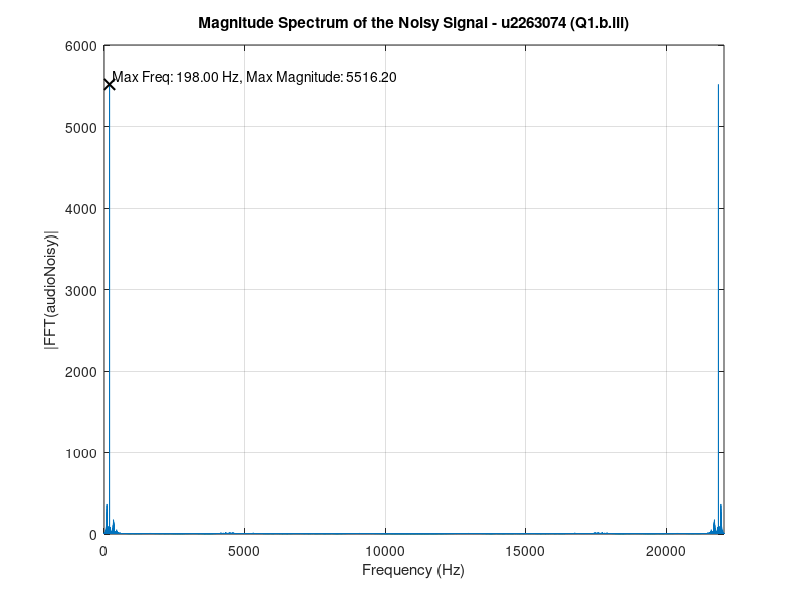

This figure's MATLAB source: (Note: this script raises an error after producing the figure.)
function Answers = uXXXXXXX_lab()
%% ES3C5 lab submission template v1.0
%
% Please DO NOT change this header
% Please DO NOT change any code in this top-level function
% Please DO NOT change function or subfunction arguments (Input OR Output)
% DO Change function name above to u<ID>_lab(), where <ID> is your student #

% ES3C5 / ES98G 2024-2025 Lab Assignment
% Module Leader: Viji Ahanathapillai
% Modify the SUBFUNCTIONS below with the code needed to determine or
% demonstrate the answers requested.

% See the Briefing Sheet for full instructions.

% Initialise answer structure
Answers = [];

%% Template call (dummy)
Q0();

%% Remaining Calls
Answers.Q1 = Q1Fun();
Answers.Q2 = Q2Fun();
Answers.Q3 = Q3Fun();

end

%% Template Question on hypotenuse length
% This subfunction is a sample to demonstrate what is expected for comments
function c0 = Q0()
% Please DO NOT change function arguments (input OR output)
% Assign answer to c0 (double value)

% Define triangle lengths
a0 = 2; % 1st side
b0 = 1; % 2nd side

% Find length of hypothenuse
c0 = sqrt(a0^2 + b0^2); % Pythagorean theorem to find 3rd side

end

%%
%%%%%%%%%%%%%%%%%%% Start Modifying Below %%%%%%%%%%%%%%%%%%%%%%%%%%%%%%%%


%% Q1 Audio Signal Processing
% Figures created must be labelled and copied to u<ID>_lab.docx
function Q1 = Q1Fun()
% Please DO NOT change function arguments above (input OR output)
% You must call a plotting function but you can label it manually.

    % Initialising outputs to guarantee they exist (unless you delete them)
    % Please DO NOT modify or move the code below
  

    Q1.audioInput =[];% Q1 part (a)
    Q1.audioNoisy = []; % Q1 part (b)
    Q1.FFTNoisy = []; % Q1 part (b)

    Q1.h = []; % Q1 part (c)
    Q1.filteredAudio = []; % Q1 part (c)

    Q1.audioChorus = []; % Q1 part (d)
    % Please DO NOT modify or move the code above
    
    %% Start your Q1 code here
    % DO NOT REMOVE OR MOVE THIS IF STATEMENT
    % WRITE YOUR CODE INSIDE THIS IF STATEMENT
    if exist('u2263074_lab_Audio.mat', 'file') == 2 ... % Update with your student ID
        && exist('u2263074_lab_signals.mat', 'file') == 2 % Update with your student ID

        load('u2263074_lab_Audio.mat', 'audioRaw') % Update with your student ID
        load('u2263074_lab_signals.mat', 'n1') % Update with your student ID
        %%
        % Q1 part (a)
        Q1.audioInput =audioRaw;
        %%
        % Q1 part (b)
        % i)
        % Add noise to the clean signal
        Q1.audioNoisy = audioRaw + n1;
        
        % ii)
        % Calculate the FFT of the noisy signal
        Q1.FFTNoisy = fft(Q1.audioNoisy);
        
        % iii)
        % Define Sampling Frequency in Hz
        fs = 22050;
        
        % Compute the frequency vector
        N = length(Q1.audioNoisy); % Number of samples
        frequencies = (0:N-1)*(fs/N); % Frequency vector in Hz
        
        % Compute magnitude of the FFT
        magnitudeFFT = abs(Q1.FFTNoisy);
        
        % Plot the magnitude of the FFT
        figure;
        plot(frequencies, magnitudeFFT);
        xlim([0, 22050]); % Set frequency range to [0, 22050) Hz
        title('Magnitude Spectrum of the Noisy Signal - u2263074 (Q1.b.iii)');
        xlabel('Frequency (Hz)');
        ylabel('|FFT(audioNoisy)|');
        grid on;
        
        % iv)
        % Find the index of the largest frequency component
        [~, maxIndex] = max(magnitudeFFT);
        maxFrequency = frequencies(maxIndex); % Frequency corresponding to the max magnitude
        maxMagnitude = magnitudeFFT(maxIndex); % Magnitude at the max frequency
        
        % Annotate the plot with the largest frequency component and its magnitude
        text(maxFrequency, maxMagnitude, sprintf(' Max Freq: %.2f Hz, Max Magnitude: %.2f', maxFrequency, maxMagnitude), ...
            'VerticalAlignment', 'bottom', 'HorizontalAlignment', 'left', 'Color', 'black', 'FontSize', 10);
        hold on;
        plot(maxFrequency, maxMagnitude, 'kx', 'MarkerSize', 8, 'LineWidth', 1.5);
        hold off;
        %%
        %Q1 part(c)
        
        % ii)
        % Define stopband
        stopbandWidth = 40; % Stopband width (±20 Hz around the largest frequency component)
        
        % Define stopband edges
        stopbandEdge1 = maxFrequency - stopbandWidth / 2;
        stopbandEdge2 = maxFrequency + stopbandWidth / 2;
        
        % Design band-stop filter
        [~, dFilt] = bandstop(Q1.audioNoisy, [stopbandEdge1, stopbandEdge2], fs, ImpulseResponse="fir");
        
        % Compute and assign impulse response
        [Q1.h, ~] = impz(dFilt); 
        
        % iii)
        % Frequency Response Plot (Zoomed and Full Spectrum)
        [h, freqRange] = freqz(dFilt, 2 * fs, fs);

        % Full Frequency Response Plot
        figure;
        plot(freqRange, 20*log10(abs(h)), 'LineWidth', 1); % 20*log10 applied to get dB
        hold on;
        plot([stopbandEdge1, stopbandEdge1], [-138, 10], 'g--', 'LineWidth', 1.5); % Start of stopband
        plot([stopbandEdge2, stopbandEdge2], [-138, 10], 'g--', 'LineWidth', 1.5); % End of stopband
        title('Frequency Response of Band-Stop Filter - u2263074 (Q1.c.iii)');
        xlabel('Frequency (Hz)');
        ylabel('Magnitude (dB)');
        grid on;
        hold off;
        
        % Zoomed-In Frequency Response Plot
        figure;
        plot(freqRange, 20*log10(abs(h)), 'LineWidth', 1);
        hold on;
        plot([stopbandEdge1, stopbandEdge1], [-138, 10], 'g--', 'LineWidth', 1.5); % Start of stopband
        plot([stopbandEdge2, stopbandEdge2], [-138, 10], 'g--', 'LineWidth', 1.5); % End of stopband
        plot(198, -75.8037, 'ko', 'LineWidth', 1); % Maximum attenuation marker
        text(200, -70, '198 Hz', 'HorizontalAlignment', 'left'); % Add text label
        cutOffFreq1 = find(freqRange >= stopbandEdge1, 1); % Closest to stopband start
        cutOffFreq2 = find(freqRange >= stopbandEdge2, 1); % Closest to stopband end
        plot(freqRange(cutOffFreq1), 20*log10(abs(h(cutOffFreq1))), 'kx', 'LineWidth', 2);
        plot(freqRange(cutOffFreq2), 20*log10(abs(h(cutOffFreq2))), 'kx', 'LineWidth', 2);
        
        xlim([stopbandEdge1 - 20, stopbandEdge2 + 20]); % Adjusted zoom range around the stopband
        ylim([-150, 60]); % Adjusted vertical range for better visibility
        legend('Frequency Response', 'Stopband Start', 'Stopband End', ...
               'Max Attenuation: -75.8 dB', 'Cutoff Freq 1: 178 Hz', 'Cutoff Freq 2: 218 Hz');
        title('Frequency Response of Band-Stop Filter - u2263074 (Q1.c.iii)');
        xlabel('Frequency (Hz)');
        ylabel('Magnitude (dB)');
        grid on;
        hold off;
                    
        % v) Filter the noisy signal
        Q1.filteredAudio = filter(dFilt, Q1.audioNoisy);

        % vi) Time-Domain Plot
        timeAudio1 = (0:length(Q1.audioNoisy) - 1) / fs; % Creates time vector in seconds
        
        figure;
        plot(timeAudio1, Q1.audioNoisy, 'r', 'LineWidth', 1);
        hold on;
        plot(timeAudio1, Q1.filteredAudio, 'g', 'LineWidth', 1);
        title('Noisy vs. Filtered Signal - u2263074 (Q1.c.vi)');
        xlabel('Time (s)');
        ylabel('Amplitude');
        legend('Noisy Audio', 'Filtered Audio');
        grid on;
        hold off;
        
        %%
        %Q1 part(d)
        % i)

        % Define parameters
        D1 = 551;           % Base delay time for the first chorus in samples
        D2 = 772;           % Base delay time for the second chorus in samples
        a1 = 0.44;          % Amplitude scaling factor for the first chorus
        a2 = 0.24;          % Amplitude scaling factor for the second chorus
        modulationFrequency = 1.5; % Modulation frequency in Hz
        N = length(Q1.audioInput); % Number of samples in the input signal
        timeAudio2 = (0:N-1) / fs;  % Time vector in seconds
        
        % Initialise output signal
        Q1.audioChorus = zeros(N, 1);
        
        % Precompute modulations
        mod1 = round(5 * sin(2 * pi * modulationFrequency * timeAudio2));       % Modulation for first delay
        mod2 = round(10 * sin(2 * pi * modulationFrequency * timeAudio2 + pi/2)); % Modulation for second delay
        
        % Precompute time-varying delays
        delay1 = D1 + mod1; % Total delay for the first component
        delay2 = D2 + mod2; % Total delay for the second component
        
        % Apply the chorus effect using a for-loop
        for n = 1:N
            % Check bounds for delay1
            if n - delay1(n) >= 1
                delayed1 = Q1.audioInput(n - delay1(n));
            else
                delayed1 = 0; % Out-of-bounds access handled
            end
        
            % Check bounds for delay2
            if n - delay2(n) >= 1
                delayed2 = Q1.audioInput(n - delay2(n));
            else
                delayed2 = 0; % Out-of-bounds access handled
            end
        
            % Combine the original signal with delayed components
            Q1.audioChorus(n) = Q1.audioInput(n) + a1 * delayed1 + a2 * delayed2;
        end
        
        % ii)
        % Plot the original and chorus-enhanced signals
        figure;
        plot(timeAudio2, Q1.audioInput, 'k', 'LineWidth', 1, 'DisplayName', 'Original Signal');
        hold on;
        plot(timeAudio2, Q1.audioChorus, 'r', 'LineWidth', 1, 'DisplayName', 'Chorus Effect');
        xlabel('Time (s)');
        ylabel('Amplitude');
        title('Clean Audio Signal vs Chorus Effect - u2263074 (Q1.d.ii)');
        legend show;
        grid on;
        hold off;
       
    end

end

%% Q2 Filter Design
% Figures created must be labelled and copied to u<ID>_lab.docx
function Q2 = Q2Fun()
% Please DO NOT change function arguments above (input OR output)
% You must call a plotting function but you can label it manually.

    % Initialising outputs to guarantee they exist (unless you delete them)
    % Please DO NOT modify code below
    
    Q2.filterOrder = []; % Q2 part (a)
    Q2.a = []; % Q2 part (a)
    Q2.b = []; % Q2 part (a)
    
    % Please DO NOT modify code above
    
    %% Start your Q2 code here
    % DO NOT REMOVE OR MOVE THIS IF STATEMENT
    % WRITE YOUR CODE INSIDE THIS IF STATEMENT
   
    %Q2 part(a)
    % i)
    % Parameters
    fs = 12000; % Sampling frequency in Hz 
    fo = 1500; % Target interference frequency in Hz
    tbStart = 15; % Transition band start (Hz)
    tbStop = 1; % Transition band stop (Hz)
    Rp = 1.6; % Maximum passband ripple in dB
    Rs = 44; % Maximum stopband attenuation in dB
    
    % Nyquist frequency
    fNyq = fs / 2;
    
    % Normalised frequencies
    fPass1 = (fo - tbStart) / fNyq; % Start of passband (normalised)
    fStop1 = (fo - tbStop) / fNyq;  % Start of stopband (normalised)
    fPass2 = (fo + tbStart) / fNyq; % End of passband (normalised)
    fStop2 = (fo + tbStop) / fNyq;  % End of stopband (normalised)
    
    % iii)
    % Filter order calculation using Chebyshev Type II
    [Q2.filterOrder, ~] = cheb2ord([fPass1, fPass2], [fStop1, fStop2], Rp, Rs);
    
    % Design the filter using Chebyshev Type II
    [Q2.b, Q2.a] = cheby2(Q2.filterOrder, Rs, [fStop1, fStop2], 'stop');

    %%
    %Q2 part(b)
    % i)
   
    % Frequency response calculation with high resolution
    [freqResp, w] = freqz(Q2.b, Q2.a, 2 * fs, fs); % Computes high-resolution frequency response
    
    % Full-range Magnitude and Phase Response Plot
    figure;
    subplot(2, 1, 1); % Magnitude Response
    plot(w, 20 * log10(abs(freqResp))); % Plot magnitude in dB
    xlabel('Frequency (Hz)');
    ylabel('Magnitude (dB)');
    title('Magnitude Response of the Filter - u2263074 (Q2.b.i)');
    grid on;
    xlim([500, 2500]);
    ylim([-65, 10]);
    
    % Annotate passband and stopband frequencies
    hold on;
    plot([fo - tbStart, fo - tbStart], [-60, 5], 'k--', 'LineWidth', 1); % Passband start
    plot([fo + tbStart, fo + tbStart], [-60, 5], 'k--', 'LineWidth', 1); % Passband end
    plot([fo - tbStop, fo - tbStop], [-60, 5], 'r--', 'LineWidth', 1); % Stopband start
    plot([fo + tbStop, fo + tbStop], [-60, 5], 'r--', 'LineWidth', 1); % Stopband end
    legend('Magnitude Response', 'Passband Start', 'Passband End', 'Stopband Start', 'Stopband End');
    hold off;
    
    % Phase Response
    subplot(2, 1, 2);
    plot(w, angle(freqResp)); % Phase response in radians
    xlabel('Frequency (Hz)');
    ylabel('Phase (radians)');
    title('Phase Response of the Filter');
    grid on;
    xlim([500, 2500]);
    
    % ii)

    % Zoomed-in Magnitude and Phase Response Plot
    figure;
    subplot(2, 1, 1); % Zoomed-in Magnitude Response
    magnitudeR=plot(w, 20 * log10(abs(freqResp)));
    xlabel('Frequency (Hz)');
    ylabel('Magnitude (dB)');
    title('Magnitude Response of the Filter - u2263074 (Q2.b.ii)');
    grid on;
    xlim([1470, 1540]); % Focus on the stopband range
    ylim([-65, 10]);
    
    % Annotate stopband attenuation and cutoff frequencies
    hold on;
    attenPoint = plot(fo, -Rs, 'mo', 'LineWidth', 1); % Attenuation point at fo
    text(fo+1.3, -Rs, '-44 dB', 'HorizontalAlignment', 'left'); % Add text label near attenuation point

    passB1=plot([fo - tbStart, fo - tbStart], [-60, 5], 'k--', 'LineWidth', 1); % Passband start
    passB2=plot([fo + tbStart, fo + tbStart], [-60, 5], 'k--', 'LineWidth', 1); % Passband end
    stopB1=plot([fo - tbStop, fo - tbStop], [-60, 5], 'r--', 'LineWidth', 1); % Stopband start
    stopB2=plot([fo + tbStop, fo + tbStop], [-60, 5], 'r--', 'LineWidth', 1); % Stopband end
    cutoffFreq1 = plot(1491, -3, 'go', 'LineWidth', 1.5); % -3dB cutoff Freq 1
    cutoffFreq2 = plot(1509, -3, 'go', 'LineWidth', 1.5); % -3dB cutoff Freq 2
    text(1491+1.3, -3, '1491 Hz', 'HorizontalAlignment', 'left'); % Add text label near -3dB cutoff Freq 1
    text(1509-1.3, -3, '1509 Hz', 'HorizontalAlignment', 'right'); % Add text label near -3dB cutoff Freq 2
    legend([magnitudeR, passB1, passB2, stopB1, stopB2, attenPoint, cutoffFreq1, cutoffFreq2],...
           'Magnitude Response', 'Passband Start', 'Passband End', 'Stopband Start', 'Stopband End',...
           'Attenuation: -44dB', 'Cutoff Freq 1: 1491 Hz', 'Cutoff Freq 2: 1509 Hz');
    hold off;
    
    % Zoomed-in Phase Response
    subplot(2, 1, 2);
    plot(w, angle(freqResp));
    xlabel('Frequency (Hz)');
    ylabel('Phase (radians)');
    title('Phase Response of the Filter');
    grid on;
    xlim([1470, 1530]); % Focus on the stopband range

end

%% Q3 Estimating Unknown Signal
function Q3 = Q3Fun()
% Please DO NOT change function arguments (input OR output)

    % Initialising outputs to guarantee they exist (unless you delete them)
    % Please DO NOT modify code below
    Q3.Obs = []; % Q3 part (a)

    Q3.param = []; % Q3 part (b)

    Q3.yHat = []; % Q3 part (c)

    Q3.mse = []; % Q3 part (d)

    Q3.yFFT = []; % Q3 part (e)
    Q3.fRange = []; % Q3 part (e)
    Q3.yHatFFT = []; % Q3 part (e)
    % Please DO NOT modify code above
    %%
    % DO NOT REMOVE THIS IF STATEMENT
    % WRITE YOUR CODE INSIDE THIS IF STATEMENT
    if exist('u2263074_lab_signals.mat', 'file') == 2 % Update with your student ID
        load('u2263074_lab_signals.mat', 'T') % Update with your student ID

    T_noisy = T; 
    
    % Sampling interval
    Ts = 0.045;
    
    % Time vector
    num_samples = length(T_noisy);
    time_vector = (0:Ts:(num_samples-1)*Ts);
    
    % Q3 part(a): Construct the observation matrix Θ
    Q3.Obs = [(1 - exp(-0.19.* time_vector))'  (exp(-0.24.* time_vector) .* cos(14.16.*time_vector))' (sin(47.20.* time_vector))'];

    % Q3 part(b): Parameter Estimation using Least Squares
    Q3.param = Q3.Obs \ T_noisy; 
    
    % Q3 part(c): Temperature Prediction
    Q3.yHat = Q3.Obs * Q3.param; 
    
    % Q3 part(d): Model Error Calculation (MSE)
    Q3.mse = mean((T_noisy - Q3.yHat).^2);
    
    % Q3 part(e): Frequency Domain Analysis
    % i) Compute the FFT of the noisy temperature data
    Q3.yFFT = fft(T_noisy); 
    
    % ii) Compute the FFT of the predicted temperature data
    Q3.yHatFFT = fft(Q3.yHat); 
    
    % iii) Create a frequency vector associated with the FFT results
    sFreq = 1 / Ts; % Sampling frequency
    Q3.fRange = (0:num_samples-1) * (sFreq / num_samples); % Frequency vector

    % iv) Plot the magnitude spectra of both Q3.yFFT and Q3.yHatFFT
    figure;
    % Plot FFT Magnitudes
    noisyP = plot(Q3.fRange, abs(Q3.yFFT), 'k', 'LineWidth', 1); hold on;
    predictedP = plot(Q3.fRange, abs(Q3.yHatFFT), 'r--', 'LineWidth', 1);
    
    % Add labeled markers for key magnitudes 
    predM1 = plot(0, 1368.63, 'rx', 'LineWidth', 1.5);
    predM2 = plot(2.25, 1060.54, 'rx', 'LineWidth', 1.5); 
    inM1 = plot(0, 1368.63, 'ko', 'LineWidth', 2.5);
    inM2 = plot(2.25, 1060.54, 'ko', 'LineWidth', 2.5); 
    inM3 = plot(5.446, 1127.22, 'ko', 'LineWidth', 2.5);

    % Plot Title, Labels, and Legend
    title('Magnitude Spectrum of Noisy and Predicted Temperature Data - u2263074 (Q3.e.iv)');
    xlabel('Frequency (Hz)');
    ylabel('Magnitude');
    text(0.5, 1368.63, '0 Hz', 'HorizontalAlignment', 'left'); % Add text label
    text(2.75, 1060.54, '2.25 Hz', 'HorizontalAlignment', 'left'); % Add text label
    text(5.946, 1127.22, '5.446 Hz', 'HorizontalAlignment', 'left'); % Add text label
    legend([noisyP, predictedP, inM1, inM2, inM3, predM1, predM2], ...
           'Noisy Data', 'Predicted Data', ...
           'Input Magnitude 1: 1368.63', 'Input Magnitude 2: 1060.54', 'Input Magnitude 3: 1127.22', ...
           'Predicted Magnitude 1: 1368.63', 'Predicted Magnitude 2: 1060.54');
    
    % Set axis limits
    xlim([0, sFreq]); % Limit frequency range
    ylim([0, 1700]);    % Limit magnitude range
    hold off;
    end
end
